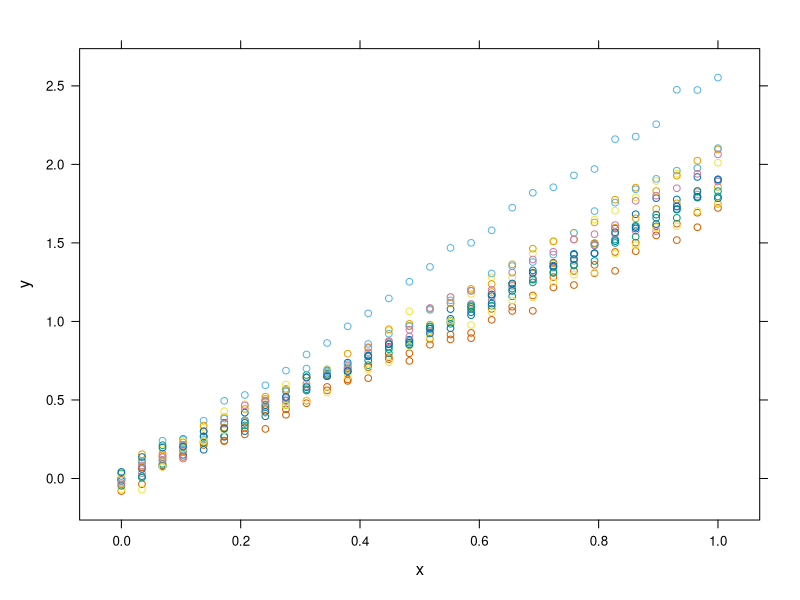

Write the R code that produced this figure. (Note: this script raises an error after producing the figure.)
## Simulation study for linear calibration with grouped data.
##
## Author: Brandon M. Greenwell
## Date: 2/4/2014
##
## TODO:
##   (1) Should Y0 be simulated ahead of time; for example,
##       Y0 <- rnorm(nsim, 0, var.y0)? Is this even possible?

## Load packages ---------------------------------------------------------------
library(lattice)
library(plyr)
library(lme4)
library(boot)

## Simulating data -------------------------------------------------------------
simRCD <- function(n = 10, m = 20, fixed = c(0, 1), vars = c(0, 0, 0.1)) {
  subject <- rep(1:m, each = n)
  x <- rep(seq(from = 0, to = 1, length = n), times = m) 
  B0 <- rnorm(m, mean = 0, sd = sqrt(vars[1]))
  B1 <- rnorm(m, mean = 0, sd = sqrt(vars[2]))
  y <- rnorm(m*n, mean = fixed[1]+B0[subject] + (fixed[2]+B1[subject])*x, 
             sd = sqrt(vars[3]))
  data.frame(x = x, y = y, subject = factor(subject))
}
set.seed(1234)

simdata <- simRCD(m = 15, n = 30, fixed = c(0, 2), vars = c(0.001, 0.05, 0.001))
xyplot(y ~ x, groups = subject, data = simdata)
fit <- lmer(y ~ x + (0+1|subject) + (0+x|subject), data = simdata)

## True population parameters
beta0 <- 0                       # fixed intercept
beta1 <- 2                       # fixed slope
var0 <- 0.001                    # variance of random intercepts
var1 <- 0.05                     # variance of random slopes
var.error <- 0.001               # error variance
y0.true <- 1.5                   # observed response
x0.true <- (y0 - beta0) / beta1  # true unknown
var.y0.true <- var0 + var1*x0.true^2 + var.error

## Simulate nsim data frames
nsim <- 100
set.seed(5746)
dfs <- rlply(nsim, simRCD(m = 15, n = 30, fixed = c(0, 2), 
                          vars = c(0.001, 0.05, 0.001)))

## Inverse estimate function
x0Fun <- function(object, y0 = y0.true) {
  beta <- as.numeric(fixef(fit))
  (y0 - beta[1]) / beta[2]
}
x0.est <- x0Fun(fit)

## Function for coverting C.I. list into a two-column matrix
list2Matrix <- function(object) {
  m <- length(object)
  n <- length(object[[1]])
  matrix(unlist(object), nrow = m, ncol = n, byrow = TRUE)
}

## Function to check coverage
checkCoverage <- function(x, x0 = x0.true) {
  if (x[1] <= x0 && x0 <= x[2]) 1 else 0
}
  
## Simulate coverage probability and length for the Wald-based method ----------

## Function to calculate the Wald-based C.I.
waldCI <- function(.data, y0 = y0.true) {
  fit <- lmer(y ~ x + (0+1|subject) + (0+x|subject), data = .data)
  beta <- as.numeric(fixef(fit))
  covmat <- diag(3)
  covmat[1:2, 1:2] <- as.matrix(vcov(fit))
  var.y0 <- VarCorr(fit)[[1]][1] + x0.est^2*VarCorr(fit)[[2]][1] + 
                  sigma(fit)^2
  covmat[3, 3] <- var.y0
  
  ## FIXME: Should this be calculated based on the original model?
  Y0 <- rnorm(1, mean = y0, sd = sqrt(var.y0.true))
  
  params <- c(beta0 = beta[1], beta1 = beta[2], y0 = Y0)
  gstring <- "(y0 - beta0) / beta1"
  dm <- car:::deltaMethod(params, g = gstring, vcov. = covmat)
  rownames(dm) <- ""
  dm$Estimate + qnorm(c(0.025, 0.975))*dm$SE
}

## Apply to each data frame
wald.cis <- list2Matrix(llply(dfs, waldCI, .progress = "text"))
mean(apply(wald.cis, 1, checkCoverage))

## Simulate coverage probability and length for the inversion method -----------

## Function to calculate the inversion interval
invCI <- function(.data) {
  
  ## Fit model using nlme package and estimate Var(Y0)
  mod <- nlme(y ~ x, random = list(subject = pdDiag(~x)), data = .data)
  var.y0 <- getVarCov(mod)[1, 1] + getVarCov(mod)[2, 2]*x0.est^2 + 
    summary(mod)$sigma^2
  
  ## Prediction function that also returns standard error
  predFun <- function(x) {
    z <- list("x" = x)
    fit <- predict(mod, newdata = z, level = 0)
    se.fit <- sqrt(diag(cbind(1, unlist(z)) %*% mod$varFix %*% 
                          t(cbind(1, unlist(z)))))
    list(fit = fit, se.fit = se.fit)
  }
  
  ## Inverse function for calculating confidence limits
  invFun.bounds <- function(x) { 
    z <- list("x" = x)
    pred <- predFun(x)
    (y0 - pred$fit)^2/(var.y0 + pred$se.fit^2) - qnorm(0.975)^2
  }
  
  ## Find roots of inverse function
  c(uniroot(invFun.bounds, interval = c(0, x0.est), tol = 1e-10, 
            maxiter = 1000)$root, 
    uniroot(invFun.bounds, interval = c(x0.est, 1), tol = 1e-10, 
            maxiter = 1000)$root)
  
}